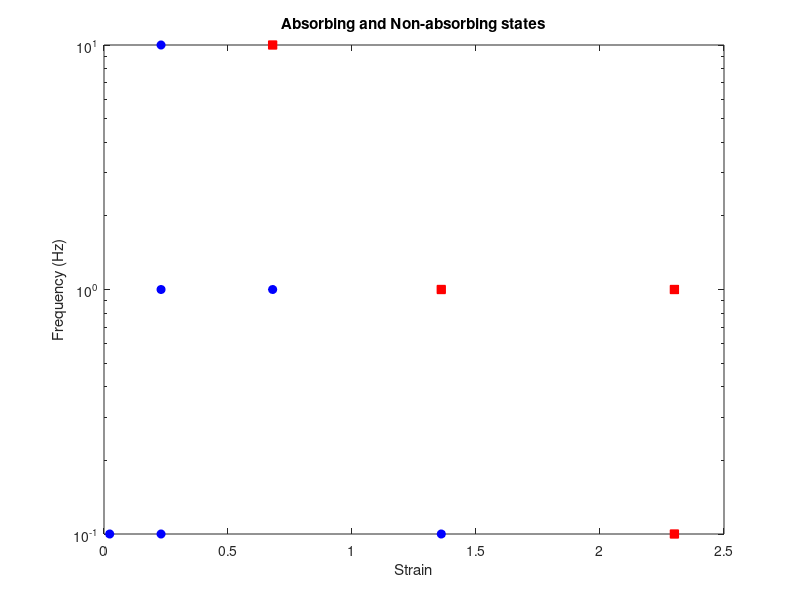
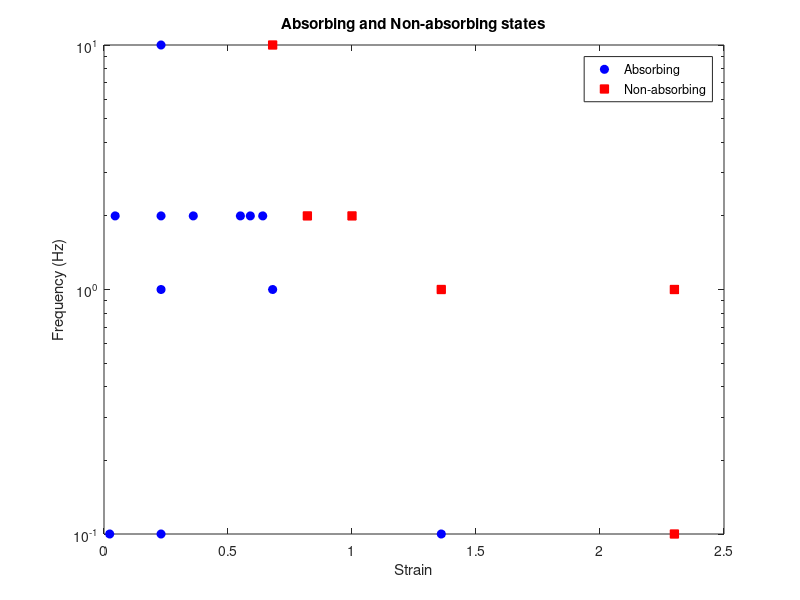

Reproduce these figures in MATLAB, in order.

% Meera's original data.
figure;
pm_absorb = semilogy(0.023, 0.1, 'bo', 0.23, 0.1, 'bo', 0.23, 1.0, 'bo', 0.23, 10, 'bo',...
    0.68, 1.0, 'bo', 1.36, 0.1, 'bo');
set(pm_absorb, 'MarkerFaceColor','b');
hold on
pm_nonab = semilogy(0.68, 10, 'rs', 1.36, 1, 'rs', 2.3, 0.1, 'rs', 2.3, 1, 'rs');
set(pm_nonab, 'MarkerFaceColor', 'r');
xlim([0 2.5]);
title('Absorbing and Non-absorbing states')
xlabel('Strain');
ylabel('Frequency (Hz)');
hold off

% Include 2Hz data
figure;
pm_absorb = semilogy(0.023, 0.1, 'bo', 0.23, 0.1, 'bo', 0.23, 1.0, 'bo', 0.23, 10, 'bo',...
    0.68, 1.0, 'bo', 1.36, 0.1, 'bo');
set(pm_absorb, 'MarkerFaceColor','b');
hold on

absorb_strain_2Hz = [0.045, 0.23, 0.36, 0.55, 0.59, 0.64];
absorb_freq_2Hz = 2 * ones(1,6);
p2Hz_absorb = semilogy(absorb_strain_2Hz, absorb_freq_2Hz, 'bo');
set(p2Hz_absorb, 'MarkerFaceColor', 'b');

pm_nonab = semilogy(0.68, 10, 'rs', 1.36, 1, 'rs', 2.3, 0.1, 'rs', 2.3, 1, 'rs');
set(pm_nonab, 'MarkerFaceColor', 'r');

nonab_strain_2Hz = [0.82, 1.0];
nonab_freq_2Hz = [2, 2];
p2Hz_nonab = semilogy(nonab_strain_2Hz, nonab_freq_2Hz, 'rs');
set(p2Hz_nonab, 'MarkerFaceColor', 'r');

xlim([0 2.5]);
title('Absorbing and Non-absorbing states')
xlabel('Strain');
ylabel('Frequency (Hz)');
legend([p2Hz_absorb, p2Hz_nonab],'Absorbing', 'Non-absorbing')
hold off
